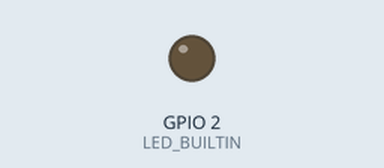
The sketch below on a simulated ESP32. Shown: output pins drawn as LEDs (lit = HIGH). WiFi joins after 1.5 s; servers stay silent unless stated; what the sketch prints to the serial monitor is not drawn.

Above: at 0.0 s.
At 3.8 s:
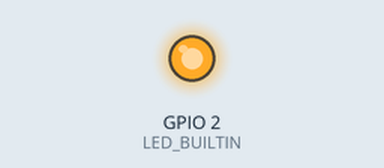
Timing chart, 0 to 5.3 s (numbered marks = the images above):
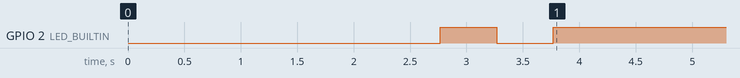

The sketch:

sketch.ino
```cpp
/*
 * ═══════════════════════════════════════════════════════════════
 *  ESP32 Robust WiFi Connection
 * ═══════════════════════════════════════════════════════════════
 *  Version: 1.0.0
 *  Developed by: Upendra237
 *  Code Assisted by: Claude AI Sonnet 4.5
 *  GitHub: https://github.com/Upendra237/Arduino/tree/main/esp32-robust-wifi-connection
 *
 *  Description:
 *  Ultra-reliable WiFi connection manager for ESP32 that never gives up.
 *  Features automatic reconnection, detailed status monitoring, LED indicators,
 *  and comprehensive error handling. Perfect for IoT projects requiring
 *  persistent internet connectivity.
 *
 *  Features:
 *  ✓ Automatic WiFi connection on startup
 *  ✓ Continuous connection monitoring
 *  ✓ Automatic reconnection on disconnect
 *  ✓ LED status indicator (solid=connected, blink=disconnected)
 *  ✓ Detailed serial debugging output
 *  ✓ Signal strength monitoring
 *  ✓ Connection time tracking
 *  ✓ Never gives up trying to connect
 *
 *  Hardware Required:
 *  - ESP32 Development Board (any variant)
 *  - USB Cable
 *  - WiFi Network
 *
 *  Serial Monitor Settings:
 *  - Baud Rate: 115200
 * ═══════════════════════════════════════════════════════════════
 */

#include <WiFi.h>

// ═══════════════════════════════════════════════════════════════
// ⚙️ WiFi CREDENTIALS - CHANGE THESE!
// ═══════════════════════════════════════════════════════════════

const char* WIFI_SSID = "YOUR_WIFI_SSID";        // Your WiFi network name
const char* WIFI_PASSWORD = "YOUR_WIFI_PASSWORD"; // Your WiFi password

// ═══════════════════════════════════════════════════════════════
// ⚙️ CONFIGURATION
// ═══════════════════════════════════════════════════════════════

#define VERSION "1.0.0"
#define SERIAL_BAUD 115200

// Pin Configuration
#define LED_BUILTIN 2                     // Built-in LED pin (GPIO 2)

// Timing Configuration (milliseconds)
#define CONNECTION_TIMEOUT 20000          // Max wait time per attempt (20s)
#define CHECK_INTERVAL 5000               // Check connection status every 5s
#define RETRY_DELAY 3000                  // Wait before retry (3s)

// ═══════════════════════════════════════════════════════════════
// 🌐 GLOBAL VARIABLES
// ═══════════════════════════════════════════════════════════════

unsigned long lastConnectionCheck = 0;
unsigned long connectionStartTime = 0;
unsigned long totalUptime = 0;
int connectionAttempts = 0;
bool wasConnected = false;

// ═══════════════════════════════════════════════════════════════
// 🚀 SETUP - RUNS ONCE ON STARTUP
// ═══════════════════════════════════════════════════════════════

void setup() {
  // Initialize Serial Monitor
  Serial.begin(SERIAL_BAUD);
  delay(1000);

  // Initialize LED
  pinMode(LED_BUILTIN, OUTPUT);
  digitalWrite(LED_BUILTIN, LOW);

  // Display startup information
  printBanner();
  printSystemInfo();
  printWiFiConfig();

  // Configure WiFi for maximum reliability
  WiFi.mode(WIFI_STA);                    // Station mode only
  WiFi.setAutoReconnect(true);            // Enable auto-reconnect
  WiFi.persistent(true);                  // Save credentials to flash
  WiFi.setSleep(false);                   // Disable sleep for stability

  Serial.println("→ Initializing WiFi connection...\n");
  delay(1000);

  // Initial connection attempt
  connectToWiFi();
}

// ═══════════════════════════════════════════════════════════════
// 🔄 MAIN LOOP - RUNS CONTINUOUSLY
// ═══════════════════════════════════════════════════════════════

void loop() {
  // Periodic connection monitoring
  if (millis() - lastConnectionCheck >= CHECK_INTERVAL) {
    lastConnectionCheck = millis();
    checkAndMaintainConnection();
  }

  // Update LED status indicator
  updateLED();

  delay(100);
}

// ═══════════════════════════════════════════════════════════════
// 📡 WiFi CONNECTION FUNCTIONS
// ═══════════════════════════════════════════════════════════════

void connectToWiFi() {
  connectionAttempts++;

  Serial.println("╔════════════════════════════════════════════╗");
  Serial.println("║          WiFi Connection Attempt           ║");
  Serial.println("╚════════════════════════════════════════════╝");
  Serial.print("  Attempt #: ");
  Serial.println(connectionAttempts);
  Serial.print("  SSID: ");
  Serial.println(WIFI_SSID);
  Serial.print("  Status: ");

  // Clean disconnect before reconnecting
  WiFi.disconnect();
  delay(100);

  // Start connection
  connectionStartTime = millis();
  WiFi.begin(WIFI_SSID, WIFI_PASSWORD);

  // Wait for connection with visual feedback
  int dots = 0;
  while (WiFi.status() != WL_CONNECTED &&
         (millis() - connectionStartTime) < CONNECTION_TIMEOUT) {
    delay(500);
    Serial.print(".");
    dots++;

    // Blink LED during connection attempt
    digitalWrite(LED_BUILTIN, !digitalRead(LED_BUILTIN));

    // New line every 50 dots for readability
    if (dots % 50 == 0) {
      Serial.println();
      Serial.print("          ");
    }
  }

  Serial.println();
  Serial.println();

  // Check connection result
  if (WiFi.status() == WL_CONNECTED) {
    onWiFiConnected();
  } else {
    onWiFiConnectionFailed();
  }
}

void onWiFiConnected() {
  unsigned long connectTime = millis() - connectionStartTime;

  // Success banner
  Serial.println("╔════════════════════════════════════════════╗");
  Serial.println("║     ✓✓✓ CONNECTED SUCCESSFULLY! ✓✓✓      ║");
  Serial.println("╚════════════════════════════════════════════╝");
  Serial.println();

  // Network information
  Serial.println("📡 Network Information:");
  Serial.print("   SSID: ");
  Serial.println(WiFi.SSID());
  Serial.print("   IP Address: ");
  Serial.println(WiFi.localIP());
  Serial.print("   Gateway: ");
  Serial.println(WiFi.gatewayIP());
  Serial.print("   Subnet Mask: ");
  Serial.println(WiFi.subnetMask());
  Serial.print("   DNS Server: ");
  Serial.println(WiFi.dnsIP());
  Serial.println();

  // Device information
  Serial.println("📶 Connection Details:");
  Serial.print("   MAC Address: ");
  Serial.println(WiFi.macAddress());
  Serial.print("   BSSID: ");
  Serial.println(WiFi.BSSIDstr());
  Serial.print("   Channel: ");
  Serial.println(WiFi.channel());
  Serial.print("   Signal Strength: ");
  Serial.print(WiFi.RSSI());
  Serial.print(" dBm (");
  Serial.print(getSignalQuality());
  Serial.println(")");
  Serial.println();

  // Connection statistics
  Serial.println("📊 Statistics:");
  Serial.print("   Connection Time: ");
  Serial.print(connectTime);
  Serial.println(" ms");
  Serial.print("   Total Attempts: ");
  Serial.println(connectionAttempts);
  Serial.println();

  Serial.println("════════════════════════════════════════════");
  Serial.println("  🌐 WiFi is ONLINE and READY!");
  Serial.println("════════════════════════════════════════════");
  Serial.println();

  // Solid LED when connected
  digitalWrite(LED_BUILTIN, HIGH);
  wasConnected = true;
}

void onWiFiConnectionFailed() {
  Serial.println("╔════════════════════════════════════════════╗");
  Serial.println("║         ✗ CONNECTION FAILED ✗             ║");
  Serial.println("╚════════════════════════════════════════════╝");
  Serial.println();

  // Diagnose failure reason
  Serial.println("🔍 Diagnosis:");
  switch(WiFi.status()) {
    case WL_NO_SSID_AVAIL:
      Serial.println("   ✗ Network not found");
      Serial.println("   → Check: SSID spelling (case-sensitive)");
      Serial.println("   → Check: Router is powered on");
      Serial.println("   → Check: ESP32 is within range");
      break;

    case WL_CONNECT_FAILED:
      Serial.println("   ✗ Connection failed");
      Serial.println("   → Check: Password is correct");
      Serial.println("   → Check: Security type matches (WPA2/WPA3)");
      Serial.println("   → Try: Restart router");
      break;

    case WL_IDLE_STATUS:
      Serial.println("   ✗ Connection timeout");
      Serial.println("   → Check: Router is responding");
      Serial.println("   → Check: No MAC filtering enabled");
      break;

    default:
      Serial.print("   ✗ Unknown error (Status code: ");
      Serial.print(WiFi.status());
      Serial.println(")");
      Serial.println("   → Try: Power cycle ESP32");
  }

  Serial.println();
  Serial.print("⏳ Retrying in ");
  Serial.print(RETRY_DELAY / 1000);
  Serial.println(" seconds...");
  Serial.println();

  // Fast LED blink to indicate failure
  blinkLED(6, 100);

  // Wait before retry (minus blink time)
  delay(RETRY_DELAY - 1200);

  // Retry connection
  connectToWiFi();
}

void checkAndMaintainConnection() {
  if (WiFi.status() == WL_CONNECTED) {
    // Update uptime
    if (connectionStartTime > 0) {
      totalUptime = (millis() - connectionStartTime) / 1000;
    }

    // Periodic status update
    Serial.println("═════════════════════════════════════════════════════════════════════════════════");
    Serial.print("  ✓ WiFi Status: CONNECTED");
    Serial.print(" | IP: ");
    Serial.print(WiFi.localIP());
    Serial.print(" | Signal: ");
    Serial.print(WiFi.RSSI());
    Serial.print(" dBm | Uptime: ");
    printUptime(totalUptime);
    Serial.println("\n═════════════════════════════════════════════════════════════════════════════════");
  } else {
    // Connection lost - trigger reconnection
    if (wasConnected) {
      Serial.println();
      Serial.println("════════════════════════════════════════════");
      Serial.println("  ⚠️  WiFi DISCONNECTED!");
      Serial.println("════════════════════════════════════════════");
      Serial.println("  → Auto-reconnecting now...");
      Serial.println();

      wasConnected = false;
      digitalWrite(LED_BUILTIN, LOW);
      connectionStartTime = 0;

      connectToWiFi();
    }
  }
}

// ═══════════════════════════════════════════════════════════════
// 💡 LED CONTROL FUNCTIONS
// ═══════════════════════════════════════════════════════════════

void updateLED() {
  if (WiFi.status() == WL_CONNECTED) {
    // Solid ON when connected
    digitalWrite(LED_BUILTIN, HIGH);
  } else {
    // Slow blink when disconnected (1 Hz)
    digitalWrite(LED_BUILTIN, (millis() / 500) % 2);
  }
}

void blinkLED(int times, int delayMs) {
  for (int i = 0; i < times; i++) {
    digitalWrite(LED_BUILTIN, HIGH);
    delay(delayMs);
    digitalWrite(LED_BUILTIN, LOW);
    delay(delayMs);
  }
}

// ═══════════════════════════════════════════════════════════════
// 📊 INFORMATION DISPLAY FUNCTIONS
// ═══════════════════════════════════════════════════════════════

void printBanner() {
  Serial.println("\n\n");
  Serial.println("╔════════════════════════════════════════════╗");
  Serial.println("║   ESP32 Robust WiFi Connection v" VERSION "     ║");
  Serial.println("║          Developed by Upendra237           ║");
  Serial.println("║   Code Assisted by Claude AI Sonnet 4.5    ║");
  Serial.println("╚════════════════════════════════════════════╝");
  Serial.println();
}

void printSystemInfo() {
  Serial.println("════════════════════════════════════════════");
  Serial.println("  SYSTEM INFORMATION");
  Serial.println("════════════════════════════════════════════");
  Serial.print("  Chip Model: ");
  Serial.println(ESP.getChipModel());
  Serial.print("  Chip Revision: ");
  Serial.println(ESP.getChipRevision());
  Serial.print("  CPU Cores: ");
  Serial.println(ESP.getChipCores());
  Serial.print("  CPU Frequency: ");
  Serial.print(ESP.getCpuFreqMHz());
  Serial.println(" MHz");
  Serial.print("  Flash Size: ");
  Serial.print(ESP.getFlashChipSize() / (1024 * 1024));
  Serial.println(" MB");
  Serial.print("  Free Heap: ");
  Serial.print(ESP.getFreeHeap() / 1024);
  Serial.println(" KB");
  Serial.print("  MAC Address: ");
  Serial.println(WiFi.macAddress());
  Serial.println("════════════════════════════════════════════");
  Serial.println();
}

void printWiFiConfig() {
  Serial.println("════════════════════════════════════════════");
  Serial.println("  WiFi CONFIGURATION");
  Serial.println("════════════════════════════════════════════");
  Serial.print("  Target SSID: ");
  Serial.println(WIFI_SSID);
  Serial.print("  Password Length: ");
  Serial.println(strlen(WIFI_PASSWORD));
  Serial.print("  Auto-Reconnect: ");
  Serial.println("ENABLED ✓");
  Serial.print("  Persistent Mode: ");
  Serial.println("ENABLED ✓");
  Serial.print("  WiFi Sleep: ");
  Serial.println("DISABLED ✓");
  Serial.print("  Connection Timeout: ");
  Serial.print(CONNECTION_TIMEOUT / 1000);
  Serial.println(" seconds");
  Serial.println("════════════════════════════════════════════");
  Serial.println();
}

void printUptime(unsigned long seconds) {
  if (seconds >= 3600) {
    Serial.print(seconds / 3600);
    Serial.print("h ");
    seconds %= 3600;
  }
  if (seconds >= 60) {
    Serial.print(seconds / 60);
    Serial.print("m ");
    seconds %= 60;
  }
  Serial.print(seconds);
  Serial.print("s");
}

// ═══════════════════════════════════════════════════════════════
// 🛠️ UTILITY FUNCTIONS
// ═══════════════════════════════════════════════════════════════

String getSignalQuality() {
  int rssi = WiFi.RSSI();
  int quality = 2 * (rssi + 100);
  if (quality > 100) quality = 100;
  if (quality < 0) quality = 0;

  String result = String(quality) + "%";

  if (rssi >= -50) result += " Excellent ★★★★★";
  else if (rssi >= -60) result += " Good ★★★★";
  else if (rssi >= -70) result += " Fair ★★★";
  else if (rssi >= -80) result += " Weak ★★";
  else result += " Very Weak ★";

  return result;
}

// ═══════════════════════════════════════════════════════════════
// 📝 END OF CODE
// ═══════════════════════════════════════════════════════════════
```
